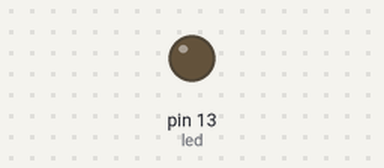
This sketch was run on a simulated Arduino Uno, built with avr-gcc and run on an emulated ATmega328P. Parts: output pins drawn as LEDs (lit = HIGH).

Above: at 0.6 s.
At 2.2 s:
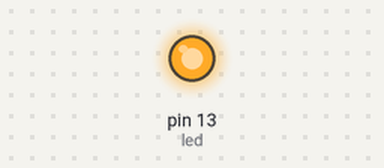
Timing chart, 0 to 5.9 s (numbered marks = the images above):
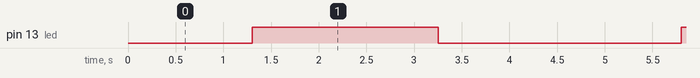

The sketch:

LEDBlink.ino
```cpp
//LED Blink.ino
//Justine Brown
//description: wiring an led with analog output so that the led will fade

int led = 13;
int brightness = 0;//variable controlling how bright th led is
int fadeAmount = 5;//interval te brightness is increasing by
void setup() {

  pinMode(led, OUTPUT);
}

void loop() {

   analogWrite(led, brightness);//led with be whatever the brightness variable is
   brightness = brightness + fadeAmount;//brightness increases by 5 every time
   if (brightness == 0 or brightness == 225){
   	fadeAmount = -fadeAmount; //this keeps the brightness variable in between 0 and 255, so if it reaches 255 it starts subtracting 5 instead of adding
   }
   delay(50);
}
```

Measured:
- by itself, pin 13 (led): alternates HIGH for 2.0 s and LOW for 2.6 s
